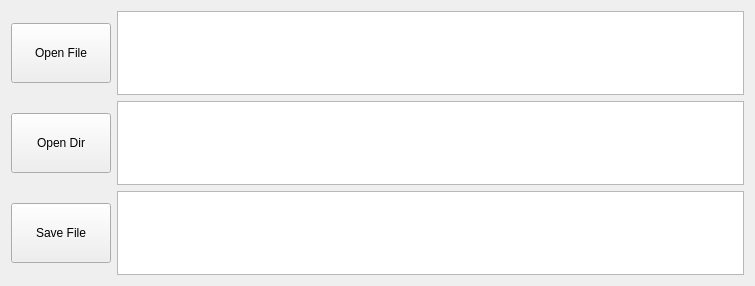
<?xml version="1.0" encoding="UTF-8"?>
<ui version="4.0">
 <class>Widget</class>
 <widget class="QWidget" name="Widget">
  <property name="geometry">
   <rect>
    <x>0</x>
    <y>0</y>
    <width>755</width>
    <height>286</height>
   </rect>
  </property>
  <property name="windowTitle">
   <string>Widget</string>
  </property>
  <layout class="QGridLayout" name="gridLayout">
   <item row="0" column="0">
    <widget class="QPushButton" name="pushButton_2">
     <property name="minimumSize">
      <size>
       <width>100</width>
       <height>60</height>
      </size>
     </property>
     <property name="text">
      <string>Open File</string>
     </property>
    </widget>
   </item>
   <item row="0" column="1">
    <widget class="QTextEdit" name="textEdit"/>
   </item>
   <item row="1" column="0">
    <widget class="QPushButton" name="pushButton_3">
     <property name="minimumSize">
      <size>
       <width>100</width>
       <height>60</height>
      </size>
     </property>
     <property name="text">
      <string>Open Dir</string>
     </property>
    </widget>
   </item>
   <item row="1" column="1">
    <widget class="QTextEdit" name="textEdit_2"/>
   </item>
   <item row="2" column="0">
    <widget class="QPushButton" name="pushButton">
     <property name="minimumSize">
      <size>
       <width>100</width>
       <height>60</height>
      </size>
     </property>
     <property name="text">
      <string>Save File</string>
     </property>
    </widget>
   </item>
   <item row="2" column="1">
    <widget class="QTextEdit" name="textEdit_3"/>
   </item>
  </layout>
 </widget>
 <resources/>
 <connections/>
</ui>
